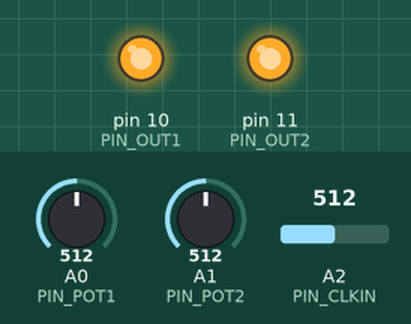
Bench run of a sketch on a simulated Arduino Leonardo, built with avr-gcc and run on an emulated ATmega32U4. On the bench: output pins drawn as LEDs (lit = HIGH). Dashed ring = blinking. The inputs (shaded band) are chosen by the test bench; at power-on: A0 (PIN_POT1) = 512, A1 (PIN_POT2) = 512, A2 (PIN_CLKIN) = 512.

Above: at 0.1 s.
1.3 s: A0 (PIN_POT1) set to 716
At 2.4 s:
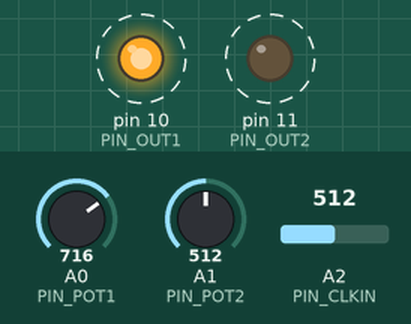
4.3 s: A0 (PIN_POT1) set to 122
7.3 s: A1 (PIN_POT2) set to 900
At 7.67 s:
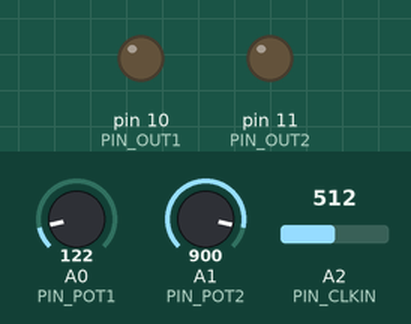
10.3 s: A1 (PIN_POT2) set to 511
At 12.9 s:
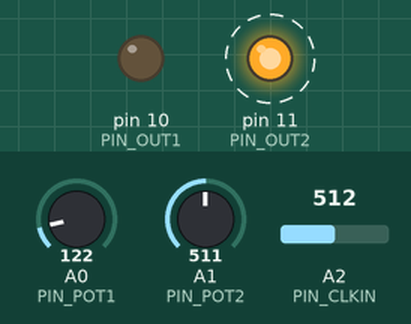
Timing chart, 0 to 13.1 s (numbered marks = the images above; inputs shaded):
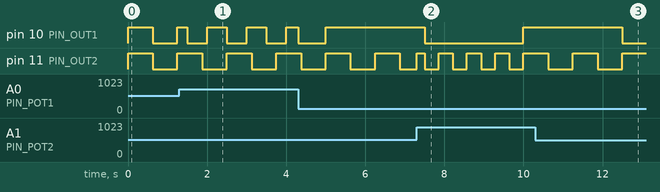

The sketch:

clock_divider.ino
```cpp
// for beetle, setup with Leonardo board
#include "eurotools-v2.h"

// set up pin config
int PIN_CLKIN = A2;
int PIN_POT1 = A0;
int PIN_POT2 = A1;
int PIN_OUT1 = 10;
int PIN_OUT2 = 11;

// set up hardware constants
int R1_VALUE = 220;
int R2_VALUE = 150;
bool REVERSE_POT = true;

// set up to read input
bool current_clk = false;
int pot1_mV = 0;
int pot2_mV = 0;
int beats_per_cycle_1 = 1;
int beats_per_cycle_2 = 1;
int clk_ct = 0;

// set up program logic
bool clk_reset = false;
int beat_counter = 0;
int millis_per_cycle = 5000;
int millis_residue = 0;
int millis_track = 0;
int millis_new = 0;
int millis_old = 0;
int millis_ref = 0;
int subdiv_length_1 = 0;
int subdiv_residue_1 = 0;
int subdiv_length_2 = 0;
int subdiv_residue_2 = 0;

// toggle debug
bool debug = false;

void setup() {

  // set up all PINS for the chip
  if (debug) Serial.begin(9600);
  pinMode(PIN_CLKIN, INPUT);
  pinMode(PIN_POT1, INPUT);
  pinMode(PIN_POT2, INPUT);
  pinMode(PIN_OUT1, OUTPUT);
  pinMode(PIN_OUT2, OUTPUT);
}

void loop() {

  //////////////////////////////////////////////////////////////////
  ///// READ INPUT
  //////////////////////////////////////////////////////////////////

  // set incoming mV signal to TRUE if more than 500 mV
  current_clk = read_analog_bool(PIN_CLKIN, 500, R1_VALUE, R2_VALUE, debug);

  // convert first pot voltage into integer range 1-8
  pot1_mV = read_analog_mV(PIN_POT1, 0, 0);
  beats_per_cycle_1 = 1 + mV_to_integer(pot1_mV, 7, 1, 5);
  if (debug) {
    Serial.print("Pot 1 value: ");
    Serial.println(beats_per_cycle_1);
  }

  // convert second pot voltage into integer range 1-8
  pot2_mV = read_analog_mV(PIN_POT2, 0, 0);
  beats_per_cycle_2 = 1 + mV_to_integer(pot2_mV, 7, 1, 5);
  if (debug) {
    Serial.print("Pot 2 value: ");
    Serial.println(beats_per_cycle_2);
  }

  //////////////////////////////////////////////////////////////////
  ///// RUN PROGRAM LOGIC
  //////////////////////////////////////////////////////////////////

  // only run once per clock cycle
  // run on rising edge of incoming clock signal
  millis_new = millis();
  if (current_clk & clk_reset) {

    // advance the clock counter by 1
    // if this is the 8th clock cycle, calculate time per cycle
    // the *8 factor lets f multiplication work as f division
    if (clk_ct == 8) {
      millis_per_cycle = millis_new - millis_old;
      millis_old = millis_new;
      millis_ref = millis_new;
      clk_ct = 0;
    }

    if (debug) Serial.println("Advance clock.");
    clk_reset = false;
  }

  // only run once per clock cycle
  // run on falling edge of incoming clock signal
  if (!current_clk & !clk_reset) {
    clk_reset = true;
    clk_ct += 1;
  }

  millis_track = millis_new - millis_ref;                  // time since last clock signal
  millis_residue = millis_track % millis_per_cycle;        // how far along in the clock signal
  subdiv_length_1 = millis_per_cycle / beats_per_cycle_1;  // length of 1 sub-division (chan A)
  subdiv_length_2 = millis_per_cycle / beats_per_cycle_2;  // length of 1 sub-division (chan B)
  subdiv_residue_1 = millis_residue % subdiv_length_1;     // how far along in the sub-division (chan A)
  subdiv_residue_2 = millis_residue % subdiv_length_2;     // how far along in the sub-division (chan B)
  if (debug) {
    Serial.print("Length of clock cycle (ms): ");
    Serial.println(millis_per_cycle);
    Serial.print("Time since last clock signal (ms): ");
    Serial.println(millis_residue);
    Serial.print("Sub-division length 1 value (ms): ");
    Serial.println(subdiv_length_1);
    Serial.print("Sub-division length 2 value (ms): ");
    Serial.println(subdiv_length_2);
    Serial.print("Sub-division residue 1 value (ms): ");
    Serial.println(subdiv_residue_1);
    Serial.print("Sub-division residue 2 value (ms): ");
    Serial.println(subdiv_residue_2);
  }

  //////////////////////////////////////////////////////////////////
  ///// WRITE OUTPUT
  //////////////////////////////////////////////////////////////////

  if (subdiv_residue_1 < (subdiv_length_1 / 2)) {
    digitalWrite(PIN_OUT1, 1);  // PWM at 50%
  } else {
    digitalWrite(PIN_OUT1, 0);
  }

  if (subdiv_residue_2 < (subdiv_length_2 / 2)) {
    digitalWrite(PIN_OUT2, 1);  // PWM at 50%
  } else {
    digitalWrite(PIN_OUT2, 0);
  }

  if (debug) delay(250);
}
```

eurotools-v2.h
```cpp
///////////////////////////////////////////////////////////////////////////////
/// FUNCTIONS TO READ PINS
///////////////////////////////////////////////////////////////////////////////

// given r1 and r2, function will back-calculate real value before voltage division
float read_analog_mV(int pin_in, int r1 = 0, int r2 = 0, bool debug = false){

  int x = analogRead(pin_in);
  x = analogRead(pin_in);
  float mV = 0;
  if(r1 == 0 & r2 == 0){
    mV = x * 4.9;
  }else{
    mV = x * 4.9 * (r1 + r2) / r2;
  }

  if(debug){
    Serial.print ("Current value (read_analog_mV): ");
    Serial.print (mV);
    Serial.println ("");
  }

  return(mV);
}

int read_analog_mV_smooth(int pin_in, int read_history[8], int r1 = 0, int r2 = 0, bool debug = false){

  // track history of input
  for(int i = 0; i < 8; i++){ // move history back one step
    read_history[i] = read_history[i+1];
  }
  read_history[7] = read_analog_mV(pin_in, r1, r2); // update history with new value

  // calculate average of history
  long incoming_cv = 0;
  for(int i = 0; i < 8; i++){ // calculate grand sum of history
    incoming_cv = incoming_cv + read_history[i];
  }
  incoming_cv = incoming_cv / 8;

  if(debug){
    Serial.print ("Current value (read_analog_mV_smooth): ");
    Serial.print (incoming_cv);
    Serial.println ("");
  }

  return(incoming_cv);
}

bool read_analog_bool(int pin_in, int cutoff_mV = 500, int r1 = 0, int r2 = 0, bool debug = false){

  int current_mV = read_analog_mV(pin_in, r1, r2);
  bool out = current_mV > cutoff_mV;

  if(debug){
    Serial.print ("Current value (read_analog_bool): ");
    Serial.print (out);
    Serial.println ("");
  }

  return(out);
}

int read_analog_pct(int pin_in, int max_mV, bool reverse = false, int r1 = 0, int r2 = 0, bool debug = false, int tolerance = 4){

  float mV = read_analog_mV(pin_in, r1, r2);
  float pct_flt = 100 * mV / max_mV;
  int pct = min(pct_flt, 100);
  pct = pct / tolerance * tolerance; // tolerate input variability
  if(reverse) pct = 100 - pct;

  if(debug){
    Serial.print ("Current value (read_analog_pct): ");
    Serial.print (pct);
    Serial.println ("");
  }

  return(pct);
}

///////////////////////////////////////////////////////////////////////////////
/// FUNCTIONS TO DO MATH
///////////////////////////////////////////////////////////////////////////////

int power_int(int a, int b){
  int c = 1;
  for(int i = 0; i < b; i++){
    c = c*a;
  }
   return c;
}

long power_long(int a, int b){
  long c = 1;
  for(int i = 0; i < b; i++){
    c = c*a;
  }
   return c;
}

float power_float(float a, float b){
  float c = exp(b * log(a));
  return c;
}

///////////////////////////////////////////////////////////////////////////////
/// FUNCTIONS TO CONVERT BETWEEN PERCENTS, VOLTS, AND NUMBERS
///////////////////////////////////////////////////////////////////////////////

// can declare output as int if needed
float pct_as_decimal_offset(int pct, int plus_or_minus){
  float new_val = (pct - 50) / (50.0 / plus_or_minus);
  if(new_val < 0){
    new_val = max(new_val, -1 * plus_or_minus);
  }else{
    new_val = min(new_val, plus_or_minus);
  }
  return(new_val);
}

float pct_as_base2_offset(int pct, int exp_mid, int plus_or_minus){
  float exp_offset = pct_as_decimal_offset(pct, plus_or_minus);
  float exp = exp_mid + exp_offset;
  float new_val = power_float(2, exp);
  return(new_val);
}

float mV_to_Hz(int mV, int default_Hz){
  int default_Hz_as_volts = log(default_Hz) / log(2) * 1000;
  float Hz = power_float(2, (default_Hz_as_volts+mV)/1000.0);
  return(Hz);
}

long mV_to_integer(int mV, int max_val, double scale_factor = 1, int max_voltage = 5){
  double pct = mV / (max_voltage * 1000.0);
  int scale_val = scale_factor * pct * max_val;
  int new_val = min(scale_val, max_val);
  return(new_val);
}

///////////////////////////////////////////////////////////////////////////////
/// FUNCTIONS TO SCALE INTEGERS
///////////////////////////////////////////////////////////////////////////////

int clip_integer(int value, int min, int max){
  int new_val;
  if(value < min){
    new_val = min;
  }else if(value > max){
    new_val = max;
  }else{
    new_val = value;
  }
  return(new_val);
}
```

Measured:
- after the input at 10.3 s, pin 11 (PIN_OUT2): alternates HIGH for 0.62 s and LOW for 0.63 s, starting after 0.33 s
- by itself, pin 11 (PIN_OUT2): repeats every 0.71 s: LOW 0.36 s, HIGH 0.36 s
